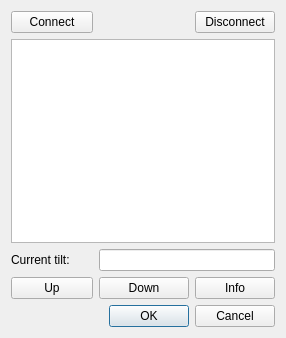
<?xml version="1.0" encoding="UTF-8"?>
<ui version="4.0">
 <class>motor_control</class>
 <widget class="QDialog" name="motor_control">
  <property name="geometry">
   <rect>
    <x>0</x>
    <y>0</y>
    <width>286</width>
    <height>338</height>
   </rect>
  </property>
  <property name="windowTitle">
   <string>Control Kinect motor</string>
  </property>
  <layout class="QGridLayout" name="gridLayout_2">
   <item row="3" column="0">
    <widget class="QDialogButtonBox" name="buttonBox">
     <property name="orientation">
      <enum>Qt::Horizontal</enum>
     </property>
     <property name="standardButtons">
      <set>QDialogButtonBox::Cancel|QDialogButtonBox::Ok</set>
     </property>
    </widget>
   </item>
   <item row="2" column="0">
    <layout class="QGridLayout" name="gridLayout">
     <item row="2" column="0">
      <widget class="QLabel" name="_lbl_current_tilt">
       <property name="text">
        <string>Current tilt:       </string>
       </property>
      </widget>
     </item>
     <item row="3" column="0">
      <widget class="QPushButton" name="pushButton">
       <property name="text">
        <string>Up</string>
       </property>
       <property name="icon">
        <iconset theme="go-up"/>
       </property>
      </widget>
     </item>
     <item row="3" column="1">
      <widget class="QPushButton" name="pushButton_2">
       <property name="text">
        <string>Down</string>
       </property>
       <property name="icon">
        <iconset theme="go-down"/>
       </property>
      </widget>
     </item>
     <item row="3" column="2">
      <widget class="QPushButton" name="pushButton_3">
       <property name="text">
        <string>Info</string>
       </property>
       <property name="icon">
        <iconset theme="dialog-information"/>
       </property>
      </widget>
     </item>
     <item row="2" column="1" colspan="2">
      <widget class="QLineEdit" name="_lne_current_tilt"/>
     </item>
     <item row="1" column="0" colspan="3">
      <widget class="QTextEdit" name="_lbl_output_msg"/>
     </item>
     <item row="0" column="2">
      <widget class="QPushButton" name="_psh_disconnect">
       <property name="text">
        <string>Disconnect</string>
       </property>
      </widget>
     </item>
     <item row="0" column="0">
      <widget class="QPushButton" name="_psh_connect">
       <property name="text">
        <string>Connect</string>
       </property>
      </widget>
     </item>
     <item row="0" column="1">
      <spacer name="horizontalSpacer">
       <property name="orientation">
        <enum>Qt::Horizontal</enum>
       </property>
       <property name="sizeHint" stdset="0">
        <size>
         <width>40</width>
         <height>20</height>
        </size>
       </property>
      </spacer>
     </item>
    </layout>
   </item>
  </layout>
 </widget>
 <resources/>
 <connections>
  <connection>
   <sender>buttonBox</sender>
   <signal>accepted()</signal>
   <receiver>motor_control</receiver>
   <slot>accept()</slot>
   <hints>
    <hint type="sourcelabel">
     <x>248</x>
     <y>254</y>
    </hint>
    <hint type="destinationlabel">
     <x>157</x>
     <y>274</y>
    </hint>
   </hints>
  </connection>
  <connection>
   <sender>buttonBox</sender>
   <signal>rejected()</signal>
   <receiver>motor_control</receiver>
   <slot>reject()</slot>
   <hints>
    <hint type="sourcelabel">
     <x>316</x>
     <y>260</y>
    </hint>
    <hint type="destinationlabel">
     <x>286</x>
     <y>274</y>
    </hint>
   </hints>
  </connection>
 </connections>
</ui>
